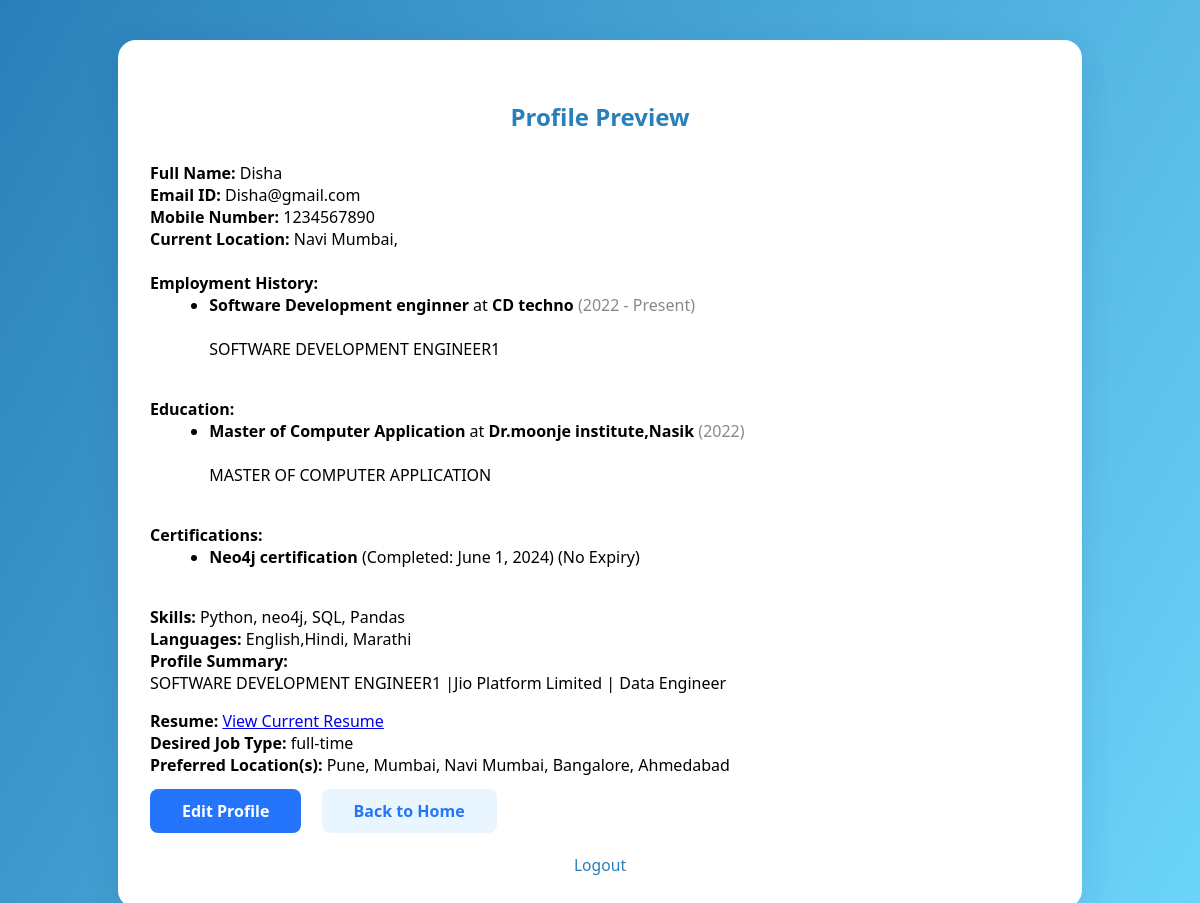
The app's page /accounts/profile/ (signed in) with its own data.
### accounts/models.py (models this page shows, shortened)
class CustomUser(AbstractUser):
    ROLE_CHOICES = (
        ('job_seeker', 'Job Seeker'),
        ('recruiter', 'Recruiter'),
        ('admin', 'Admin'),
    )
    role = models.CharField(max_length=20, choices=ROLE_CHOICES, default='job_seeker')
    full_name = models.CharField(max_length=255, blank=True)
    phone_number = models.CharField(max_length=20, blank=True)
    profile_picture = models.ImageField(upload_to='profile_pics/', blank=True, null=True)
    skills = models.CharField(max_length=255, blank=True, help_text='Comma-separated skills')
    experience = models.TextField(blank=True)
    education = models.TextField(blank=True)
    linkedin_url = models.URLField(blank=True)
    location = models.CharField(max_length=255, blank=True)
    languages = models.CharField(max_length=255, blank=True, help_text='Comma-separated languages')
    profile_summary = models.TextField(blank=True)
    desired_job_type = models.CharField(max_length=50, blank=True)
    preferred_location = models.CharField(max_length=255, blank=True)

class Experience(models.Model):
    user = models.ForeignKey(CustomUser, on_delete=models.CASCADE, related_name='experiences')
    job_title = models.CharField(max_length=255)
    company = models.CharField(max_length=255)
    start_year = models.PositiveIntegerField()
    end_year = models.PositiveIntegerField(blank=True, null=True)
    description = models.TextField(blank=True)
    currently_work_here = models.BooleanField(default=False)

class Education(models.Model):
    user = models.ForeignKey(CustomUser, on_delete=models.CASCADE, related_name='educations')
    degree = models.CharField(max_length=255)
    institution = models.CharField(max_length=255)
    passing_year = models.PositiveIntegerField()
    description = models.TextField(blank=True)

class Certification(models.Model):
    user = models.ForeignKey(CustomUser, on_delete=models.CASCADE, related_name='certifications')
    name = models.CharField(max_length=255)
    completed_date = models.DateField(null=True, blank=True)
    expiry_date = models.DateField(null=True, blank=True)
    no_expiry = models.BooleanField(default=False)

### accounts/views.py (the view, shortened to what this page needs)
# urls.py: path('profile/', views.profile, name='profile'),
@login_required
def profile(request):
    user = request.user
    exp_id = request.GET.get('edit_exp')
    edu_id = request.GET.get('edit_edu')
    del_exp_id = request.GET.get('delete_exp')
    del_edu_id = request.GET.get('delete_edu')
    del_cert_id = request.GET.get('delete_cert')
    experiences = user.experiences.all()
    educations = user.educations.all()
    certifications = user.certifications.all()
    if del_exp_id:
        user.experiences.filter(id=del_exp_id).delete()
        messages.success(request, 'Experience deleted.')
        return redirect('profile')
    if del_edu_id:
        user.educations.filter(id=del_edu_id).delete()
        messages.success(request, 'Education deleted.')
        return redirect('profile')
    exp_form = ExperienceForm()
    edu_form = EducationForm()
    if exp_id:
        exp_instance = user.experiences.filter(id=exp_id).first()
        if exp_instance:
            exp_form = ExperienceForm(instance=exp_instance)
    if edu_id:
        edu_instance = user.educations.filter(id=edu_id).first()
        if edu_instance:
            edu_form = EducationForm(instance=edu_instance)
    if request.method == 'POST':
        if 'add_experience' in request.POST or 'edit_experience' in request.POST:
            exp_instance = None
            if 'edit_experience' in request.POST and request.POST.get('exp_id'):
                exp_instance = user.experiences.filter(id=request.POST.get('exp_id')).first()
            exp_form = ExperienceForm(request.POST, instance=exp_instance)
            if exp_form.is_valid():
                exp = exp_form.save(commit=False)
                exp.user = user
                exp.save()
                messages.success(request, 'Experience saved!')
                return redirect('profile')
            else:
                messages.error(request, f'Experience not saved: {exp_form.errors}')
        elif 'add_education' in request.POST or 'edit_education' in request.POST:
            edu_instance = None
            if 'edit_education' in request.POST and request.POST.get('edu_id'):
                edu_instance = user.educations.filter(id=request.POST.get('edu_id')).first()
            edu_form = EducationForm(request.POST, instance=edu_instance)
            if edu_form.is_valid():
                edu = edu_form.save(commit=False)
                edu.user = user
                edu.save()
                messages.success(request, 'Education saved!')
                return redirect('profile')
            else:
                messages.error(request, f'Education not saved: {edu_form.errors}')
        elif 'save_profile' in request.POST:
            form = ProfileForm(request.POST, request.FILES, instance=user)
            user.experiences.all().delete()
            user.educations.all().delete()
            user.certifications.all().delete()
            exp_idx = 0
            while True:
                prefix = f"experience_{exp_idx}_"
                job_title = request.POST.get(prefix + 'job_title')
                company = request.POST.get(prefix + 'company')
                location = request.POST.get(prefix + 'location')
                from_date = request.POST.get(prefix + 'from_date')
                to_date = request.POST.get(prefix + 'to_date')
                currently_working = request.POST.get(prefix + 'currently_working')
                description = request.POST.get(prefix + 'description')
                if not job_title and not company:
                    break
                if job_title or company:
                    user.experiences.create(
                        job_title=job_title or '',
                        company=company or '',
                        start_year=(from_date[:4] if from_date else None),
                        end_year=(to_date[:4] if to_date else None),
                        description=description or '',
                        currently_work_here=(currently_working == '1')
                    )
                exp_idx += 1
            edu_idx = 0
            while True:
                prefix = f"education_{edu_idx}_"
                degree = request.POST.get(prefix + 'degree')
                field_of_study = request.POST.get(prefix + 'field_of_study')
                institute = request.POST.get(prefix + 'institute')
                location = request.POST.get(prefix + 'location')
                from_date = request.POST.get(prefix + 'from_date')
                to_date = request.POST.get(prefix + 'to_date')
                currently_studying = request.POST.get(prefix + 'currently_studying')
                description = request.POST.get(prefix + 'description')
                if not degree and not institute:
                    break
                passing_year = None
                if to_date and len(to_date) >= 4:
                    passing_year = to_date[:4]
                elif from_date and len(from_date) >= 4:
                    passing_year = from_date[:4]
                else:
                    from datetime import datetime
                    passing_year = str(datetime.now().year)
                if degree or institute:
                    user.educations.create(
                        degree=degree or '',
                        institution=institute or '',
                        passing_year=passing_year,
                        description=description or ''
                    )
                edu_idx += 1
            cert_idx = 0
            while True:
                prefix = f"certification_{cert_idx}_"
                name = request.POST.get(prefix + 'name')
                completed = request.POST.get(prefix + 'completed')
                expiry = request.POST.get(prefix + 'expiry')
                no_expiry = request.POST.get(prefix + 'no_expiry')
                if not name:
                    break
                def fix_date(val):
                    if val and len(val) == 7 and '-' in val:
                        return val + '-01'
                    return val or None
                user.certifications.create(
                    name=name,
                    completed_date=fix_date(completed),
                    expiry_date=fix_date(expiry),
                    no_expiry=(no_expiry == '1' or no_expiry is True)
                )
                cert_idx += 1
            if form.is_valid():
                user = form.save(commit=False)
                user.languages = request.POST.get('languages', user.languages)
                user.profile_summary = request.POST.get('profile_summary', user.profile_summary)
                user.desired_job_type = request.POST.get('desired_job_type', user.desired_job_type)
                user.preferred_location = request.POST.get('preferred_location', user.preferred_location)
                user.save()
                form.save_m2m() if hasattr(form, 'save_m2m') else None
                messages.success(request, 'Profile updated successfully!')
                return redirect('profile')
            else:
                messages.error(request, f'Profile not saved: {form.errors}')
        else:
            form = ProfileForm(instance=user)
    else:
        form = ProfileForm(instance=user)
    resume_obj = getattr(user, 'resume', None)
    return render(request, 'accounts/profile.html', {
        'form': form,
        'resume_obj': resume_obj,
        'experiences': experiences,
        'educations': educations,
        'certifications': certifications,
        'exp_form': exp_form,
        'edu_form': edu_form,
        'edit_exp_id': exp_id,
        'edit_edu_id': edu_id,
    })

### accounts/templates/accounts/profile.html (shortened to what this page needs)
<!DOCTYPE html>
<html lang="en">
<head>
    <link rel="stylesheet" type="text/css" href="https://cdn.jsdelivr.net/npm/pikaday/css/pikaday.css">
</head>
<body>
    <div class="profile-card">
        {% if not edit_exp_id and not edit_edu_id and not request.GET.edit %}
        <h2 style="margin-bottom:1.2em;">Profile Preview</h2>
        <div style="margin-bottom:1.5em;">
            <strong>Full Name:</strong> {{ user.full_name|default_if_none:'-' }}<br>
            <strong>Email ID:</strong> {{ user.email|default_if_none:'-' }}<br>
            <strong>Mobile Number:</strong> {{ user.phone_number|default_if_none:'-' }}<br>
            <strong>Current Location:</strong> {{ user.location|default_if_none:'-' }}<br>
            <br>
            <strong>Employment History:</strong>
            {% if experiences %}
                <ul style="margin:0 0 1em 1.2em;">
                {% for exp in experiences %}
                    <li>
                        <b>{{ exp.job_title }}</b> at <b>{{ exp.company }}</b>
                        <span style="color:#888;">({{ exp.start_year }}{% if exp.end_year %} - {{ exp.end_year }}{% else %} - Present{% endif %})</span><br>
                        <br>
                        <span>{{ exp.description }}</span>
                    </li>
                {% endfor %}
                </ul>
            {% else %}<span style="color:#888;">No employment history added.</span>{% endif %}
            <br>
            <strong>Education:</strong>
            {% if educations %}
                <ul style="margin:0 0 1em 1.2em;">
                {% for edu in educations %}
                    <li>
                        <b>{{ edu.degree }}</b> at <b>{{ edu.institution }}</b>
                        <span style="color:#888;">({{ edu.passing_year }})</span><br>
                        <br>
                        <span>{{ edu.description }}</span>
                    </li>
                {% endfor %}
                </ul>
            {% else %}<span style="color:#888;">No education added.</span>{% endif %}
            <br>
            <strong>Certifications:</strong>
            {% if certifications %}
                <ul style="margin:0 0 1em 1.2em;">
                {% for cert in certifications %}
                    <li>
                        <b>{{ cert.name }}</b>
                        {% if cert.completed_date %} (Completed: {{ cert.completed_date }}){% endif %}
                        {% if cert.no_expiry %} (No Expiry)
                        {% elif cert.expiry_date %} (Expires: {{ cert.expiry_date }})
                        {% endif %}
                    </li>
                {% endfor %}
                </ul>
            {% else %}<span style="color:#888;">No certifications added.</span>{% endif %}
            <br>
            <strong>Skills:</strong> {{ user.skills|default_if_none:'No skills listed.' }}<br>
            <strong>Languages:</strong> {{ user.languages|default_if_none:'No languages listed.' }}<br>
            <strong>Profile Summary:</strong><br>
            <div style="margin-bottom:1em;">{{ user.profile_summary|default_if_none:'No summary provided.' }}</div>
            <strong>Resume:</strong>
            {% if resume_obj and resume_obj.file %}
                <a href="{{ resume_obj.file.url }}" target="_blank">View Current Resume</a>
            {% else %}
                <span style="color:#888;">No resume uploaded.</span>
            {% endif %}
            <br>
            <strong>Desired Job Type:</strong> {{ user.desired_job_type|default_if_none:'Not specified' }}<br>
            <strong>Preferred Location(s):</strong> {{ user.preferred_location|default_if_none:'Not specified' }}
        </div>
        <div class="form-actions" style="margin-bottom:2em;">
            <a href="?edit=1" class="btn" style="background:#2575fc; color:#fff; padding:0.7em 2em; border-radius:8px; text-decoration:none; font-weight:600;">Edit Profile</a>
            <a href="{% url 'dashboard_jobseeker' %}" class="btn" style="background:#eaf6ff; color:#2575fc; padding:0.7em 2em; border-radius:8px; text-decoration:none; font-weight:600; margin-left:1em;">Back to Home</a>
        </div>
        {% endif %}
        <div class="links" style="margin-top:1.5em; text-align:center;">
            <a href="/accounts/logout/" class="logout-link">Logout</a>
        </div>
    </div>
</body>
</html>

### accounts/templates/accounts/profile.html (style rules this page uses)
body { background: linear-gradient(120deg, #2980b9 0%, #6dd5fa 100%); min-height: 100vh; display: flex; align-items: center; justify-content: center; font-family: 'Segoe UI', Arial, ssans-serif; }
.profile-card { max-width: 900px; width: 100%; margin: 2em auto; background: #fff; border-radius: 18px; box-shadow: 0 8px 32px 0 rgba(31,38,135,0.12); padding: 2.5em 2em 2em 2em; overflow-x: hidden; }
.profile-card h2 { color: #2980b9; font-weight: 700; text-align: center; margin-bottom: 1.5em; }
.profile-card .links { margin-top: 1em; }
.profile-card .links a { color: #2980b9; text-decoration: none; margin: 0 0.5em; font-size: 0.98em; }
.form-actions { width: 100%; text-align: left; margin-top: 1.5em; display: block; margin-bottom: 0; }
.logout-link { color: #d9534f; font-weight: 500; }

### records on screen
CustomUser: full_name "Disha", email "Disha@gmail.com", phone_number "1234567890", location "Navi Mumbai,", skills "Python, neo4j, SQL, Pandas", languages "English,Hindi, Marathi", profile_summary "SOFTWARE DEVELOPMENT ENGINEER1 |Jio Platform Limited | Data Engineer", desired_job_type "full-time", preferred_location "Pune, Mumbai, Navi Mumbai, Bangalore, Ahmedabad"
Experience: job_title "Software Development enginner", company "CD techno", start_year "2022", shows "- Present", description "SOFTWARE DEVELOPMENT ENGINEER1"
Education: degree "Master of Computer Application", institution "Dr.moonje institute,Nasik", passing_year "2022", description "MASTER OF COMPUTER APPLICATION"
Certification: name "Neo4j certification", completed_date "June 1, 2024", no_expiry "(No Expiry)"
